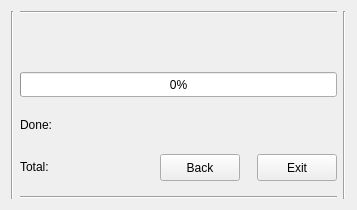
<?xml version="1.0" encoding="UTF-8"?>
<ui version="4.0">
 <class>VideoMaker</class>
 <widget class="QWidget" name="VideoMaker">
  <property name="geometry">
   <rect>
    <x>0</x>
    <y>0</y>
    <width>357</width>
    <height>210</height>
   </rect>
  </property>
  <property name="sizePolicy">
   <sizepolicy hsizetype="Fixed" vsizetype="Fixed">
    <horstretch>0</horstretch>
    <verstretch>0</verstretch>
   </sizepolicy>
  </property>
  <property name="minimumSize">
   <size>
    <width>357</width>
    <height>210</height>
   </size>
  </property>
  <property name="maximumSize">
   <size>
    <width>357</width>
    <height>210</height>
   </size>
  </property>
  <property name="windowTitle">
   <string>𝕀mage𝔼vo</string>
  </property>
  <layout class="QVBoxLayout" name="verticalLayout">
   <item>
    <layout class="QHBoxLayout" name="horizontalLayout">
     <item>
      <widget class="Line" name="line_3">
       <property name="orientation">
        <enum>Qt::Vertical</enum>
       </property>
      </widget>
     </item>
     <item>
      <layout class="QVBoxLayout" name="verticalLayout_2">
       <property name="spacing">
        <number>17</number>
       </property>
       <item>
        <widget class="Line" name="line_2">
         <property name="orientation">
          <enum>Qt::Horizontal</enum>
         </property>
        </widget>
       </item>
       <item>
        <layout class="QHBoxLayout" name="horizontalLayout_31">
         <item>
          <widget class="QLabel" name="progress_bar_label">
           <property name="sizePolicy">
            <sizepolicy hsizetype="Fixed" vsizetype="Fixed">
             <horstretch>0</horstretch>
             <verstretch>0</verstretch>
            </sizepolicy>
           </property>
           <property name="minimumSize">
            <size>
             <width>300</width>
             <height>27</height>
            </size>
           </property>
           <property name="maximumSize">
            <size>
             <width>300</width>
             <height>27</height>
            </size>
           </property>
           <property name="toolTip">
            <string>The input file path (supported types: jpg, jpeg, jpe, jfif, png)</string>
           </property>
           <property name="text">
            <string/>
           </property>
          </widget>
         </item>
        </layout>
       </item>
       <item>
        <widget class="QProgressBar" name="progress_bar">
         <property name="minimumSize">
          <size>
           <width>0</width>
           <height>25</height>
          </size>
         </property>
         <property name="maximumSize">
          <size>
           <width>16777215</width>
           <height>25</height>
          </size>
         </property>
         <property name="value">
          <number>0</number>
         </property>
        </widget>
       </item>
       <item>
        <layout class="QHBoxLayout" name="horizontalLayout_59">
         <item>
          <widget class="QLabel" name="done_label">
           <property name="sizePolicy">
            <sizepolicy hsizetype="Fixed" vsizetype="Fixed">
             <horstretch>0</horstretch>
             <verstretch>0</verstretch>
            </sizepolicy>
           </property>
           <property name="minimumSize">
            <size>
             <width>45</width>
             <height>0</height>
            </size>
           </property>
           <property name="maximumSize">
            <size>
             <width>45</width>
             <height>16777215</height>
            </size>
           </property>
           <property name="text">
            <string>Done:</string>
           </property>
          </widget>
         </item>
         <item>
          <widget class="QLabel" name="done_value">
           <property name="minimumSize">
            <size>
             <width>0</width>
             <height>27</height>
            </size>
           </property>
           <property name="maximumSize">
            <size>
             <width>16777215</width>
             <height>27</height>
            </size>
           </property>
           <property name="text">
            <string/>
           </property>
          </widget>
         </item>
        </layout>
       </item>
       <item>
        <layout class="QHBoxLayout" name="horizontalLayout_68">
         <item>
          <widget class="QLabel" name="total_label">
           <property name="sizePolicy">
            <sizepolicy hsizetype="Fixed" vsizetype="Preferred">
             <horstretch>0</horstretch>
             <verstretch>0</verstretch>
            </sizepolicy>
           </property>
           <property name="minimumSize">
            <size>
             <width>45</width>
             <height>0</height>
            </size>
           </property>
           <property name="maximumSize">
            <size>
             <width>45</width>
             <height>16777215</height>
            </size>
           </property>
           <property name="text">
            <string>Total:</string>
           </property>
          </widget>
         </item>
         <item>
          <widget class="QLabel" name="total_value">
           <property name="minimumSize">
            <size>
             <width>0</width>
             <height>27</height>
            </size>
           </property>
           <property name="maximumSize">
            <size>
             <width>16777215</width>
             <height>27</height>
            </size>
           </property>
           <property name="text">
            <string/>
           </property>
          </widget>
         </item>
         <item>
          <widget class="QPushButton" name="back_button">
           <property name="minimumSize">
            <size>
             <width>80</width>
             <height>27</height>
            </size>
           </property>
           <property name="maximumSize">
            <size>
             <width>80</width>
             <height>27</height>
            </size>
           </property>
           <property name="text">
            <string>Back</string>
           </property>
          </widget>
         </item>
         <item>
          <widget class="QPushButton" name="exit_button">
           <property name="minimumSize">
            <size>
             <width>80</width>
             <height>27</height>
            </size>
           </property>
           <property name="maximumSize">
            <size>
             <width>80</width>
             <height>27</height>
            </size>
           </property>
           <property name="text">
            <string>Exit</string>
           </property>
          </widget>
         </item>
        </layout>
       </item>
       <item>
        <widget class="Line" name="line">
         <property name="orientation">
          <enum>Qt::Horizontal</enum>
         </property>
        </widget>
       </item>
      </layout>
     </item>
     <item>
      <widget class="Line" name="line_4">
       <property name="orientation">
        <enum>Qt::Vertical</enum>
       </property>
      </widget>
     </item>
    </layout>
   </item>
  </layout>
 </widget>
 <resources/>
 <connections/>
</ui>
